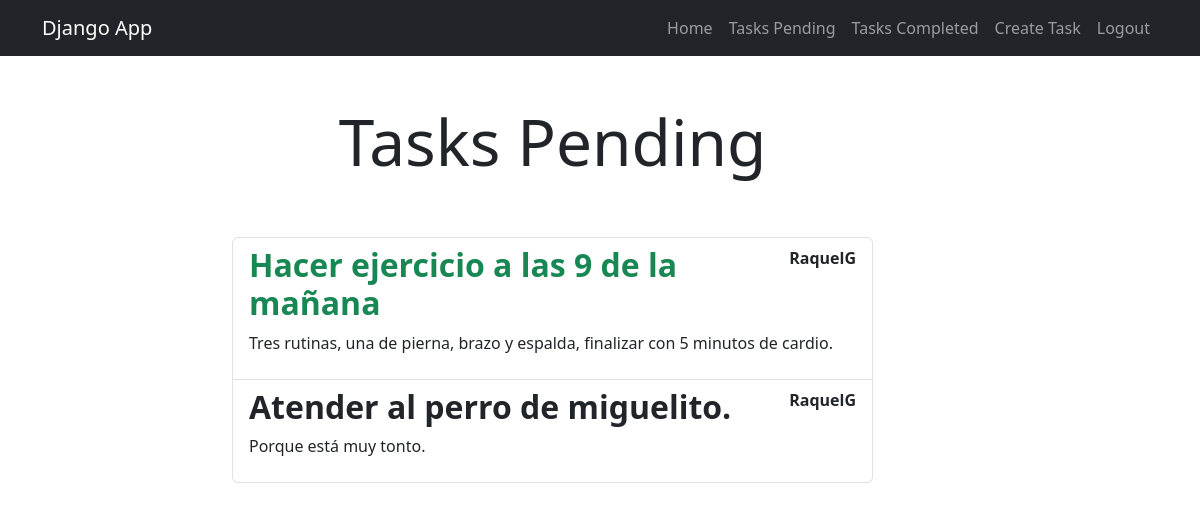
Page /tasks/ (signed in) on the committed database.
### tasks/models.py (models this page shows, shortened)
class Task(models.Model):
    title = models.CharField(max_length=200)
    description = models.TextField(blank=True)
    created = models.DateTimeField(auto_now_add=True)
    datecompleted = models.DateTimeField(null=True, blank=True) #blanck=True indica que es opcional solo el admin y no en la base de datos
    important = models.BooleanField(default=False)
    user = models.ForeignKey(User, on_delete=models.CASCADE) #elimina datos en cascada

### tasks/views.py (the view)
# urls.py: path('tasks/', views.tasks, name='tasks'),
@login_required
def tasks(request):
    tasks = Task.objects.filter(user=request.user, datecompleted__isnull=True).order_by('-datecompleted')
    return render(request, 'tasks.html',{'tasks':tasks})

### tasks/templates/tasks.html (shortened to what this page needs)
{% extends "base.html" %}
{% block content %}
<main class="container">
    <div class="row">
        <div class="col-md-7 offset-md-2">
            <h1 class="text-center display-3 py-5">Tasks Pending</h1>
            <ol class="list-group">
                {% for task in tasks %}
                <a class="list-group-item" href='{% url "task_detail" task.id%}'>
                    <header class="d-flex justify-content-between">
                        {% if task.important %}
                        <h2 class="fw-bold text-success">{{task.title}}</h1>
                        {% else %}
                        <h2 class="fw-bold">{{task.title}}</h1>
                        {% endif %}
                        <p><strong>{{task.user.username}}</strong></p>
                    </header>
                    <p>{{task.description}}</p>
                </a>
                {% endfor %}
            </ol>
        </div>
    </div>
</main>
{% endblock  %}

### rows in the picture
Task: title "Hacer ejercicio a las 9 de la mañana", user.username "RaquelG", description "Tres rutinas, una de pierna, brazo y espalda, finalizar con 5 minutos de cardio."
Task: title "Atender al perro de miguelito.", user.username "RaquelG", description "Porque está muy tonto."
